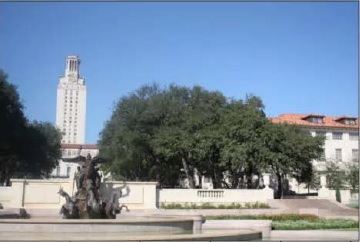
#> input picture Image_Panorama_Stitching/img1.jpg, 360 x 242 px
$ python test.py
#> lines starting #> are read from the running program, lines starting #| are printed output that depends on the picture
# -*- encoding: utf-8 -*-
"""
@Date ： 2020/10/4 18:57
@Author ： LGD
@File ：test.py
@IDE ：PyCharm
"""
import numpy as np
import cv2 as cv
import imutils


class Stitcher:

    def stitch(self, imgs, ratio=0.75, reprojThresh=4.0, showMatches=False):
        print('A')
        (img2, img1) = imgs
        # 获取关键点和描述符
        (kp1, des1) = self.detectAndDescribe(img1)
        (kp2, des2) = self.detectAndDescribe(img2)
        print(len(kp1), len(des1))
        print(len(kp2), len(des2))
        R = self.matchKeyPoints(kp1, kp2, des1, des2, ratio, reprojThresh)

        # 如果没有足够的最佳匹配点，M为None
        if R is None:
            return None
        (good, M, mask) = R
        print(M)
        # 对img1透视变换，M是ROI区域矩阵， 变换后的大小是(img1.w+img2.w, img1.h)
        result = cv.warpPerspective(img1, M, (img1.shape[1] + img2.shape[1], img1.shape[0]))
        # 将img2的值赋给结果图像
        result[0:img2.shape[0], 0:img2.shape[1]] = img2

        # 是否需要显示ROI区域
        if showMatches:
            vis = self.drawMatches(img1, img2, kp1, kp2, good, mask)
            return result, vis

        return result

    def detectAndDescribe(self, img):
        print('B')
        gray = cv.cvtColor(img, cv.COLOR_BGR2GRAY)

        # 使用SIFT检测特征
        sift = cv.SIFT_create()
        (kps, des) = sift.detectAndCompute(img, None)

        kps = np.float32([kp.pt for kp in kps])
        # 返回关键点和描述符
        return kps, des

    def matchKeyPoints(self, kp1, kp2, des1, des2, ratio, reprojThresh):
        print('C')
        # 初始化BF,因为使用的是SIFT ，所以使用默认参数
        matcher = cv.DescriptorMatcher_create('BruteForce')
        # bf = cv.BFMatcher()
        # matches = bf.knnMatch(des1, des2, k=2)
        matches = matcher.knnMatch(des1, des2, 2)  # ***********************************

        # 获取理想匹配
        good = []
        for m in matches:
            if len(m) == 2 and m[0].distance < ratio * m[1].distance:
                good.append((m[0].trainIdx, m[0].queryIdx))

        print(len(good))
        # 最少要有四个点才能做透视变换
        if len(good) > 4:
            # 获取关键点的坐标
            # src_pts = np.float32([kp1[m.queryIdx].pt for m in good]).reshape(-1, 1, 2)
            # dst_pts = np.float32([kp2[m.trainIdx].pt for m in good]).reshape(-1, 1, 2)
            src_pts = np.float32([kp1[i] for (_, i) in good])
            dst_pts = np.float32([kp2[i] for (i, _) in good])

            # 通过两个图像的关键点计算变换矩阵
            (M, mask) = cv.findHomography(src_pts, dst_pts, cv.RANSAC, reprojThresh)

            # 返回最佳匹配点、变换矩阵和掩模
            return good, M, mask
        # 如果不满足最少四个 就返回None
        return None

    def drawMatches(self, img1, img2, kp1, kp2, metches, mask):
        print('D')
        (hA, wA) = img1.shape[:2]
        (hB, wB) = img2.shape[:2]
        vis = np.zeros((max(hA, hB), wA + wB, 3), dtype='uint8')
        vis[0:hA, 0:wA] = img1
        vis[0:hB, wA:] = img2
        for ((trainIdx, queryIdx), s) in zip(metches, mask):
            if s == 1:
                ptA = (int(kp1[queryIdx][0]), int(kp1[queryIdx][1]))
                ptB = (int(kp2[trainIdx][0]) + wA, int(kp2[trainIdx][1]))
                cv.line(vis, ptA, ptB, (0, 255, 0), 1)

        return vis


def show():
    img1 = cv.imread('img1.jpg')
#> img1 is the input picture: shape (242, 360, 3); mean B, G, R 157.5, 138.1, 120.5
    img2 = cv.imread('img2.jpg')
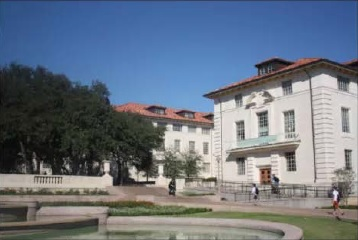
#> input picture Image_Panorama_Stitching/img2.jpg, 358 x 240 px
#> img2 is the input picture: shape (240, 358, 3); mean B, G, R 130.9, 117.1, 106.8
    img1 = imutils.resize(img1, width=400)
#> img1: shape (268, 400, 3)
    img2 = imutils.resize(img2, width=400)
#> img2: shape (268, 400, 3)

    stitched = Stitcher()
    # (result, vis) = stitched.stitch([img1, img2])
    (result, vis) = stitched.stitch([img1, img2], showMatches=True)
#> in detectAndDescribe, `gray = cv.cvtColor(img, cv.COLOR_BGR2GRAY)`:
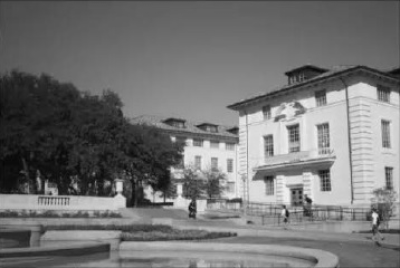
#> gray: shape (268, 400); min 6, max 242, mean 115.5
#> in detectAndDescribe, `(kps, des) = sift.detectAndCompute(img, None)`: kps = 783 keypoints; strongest (x, y, size): (375, 216, 4), (309, 200, 3.5), (171, 204, 2.7), (119, 186, 5.6)
#> in detectAndDescribe, `kps = np.float32([kp.pt for kp in kps])`: kps = 783 pairs, first value 3.53 to 395.9, second value 63.62 to 265.2
#> in stitch, `(kp1, des1) = self.detectAndDescribe(img1)`: kp1 has the same summary as kps in detectAndDescribe
#> in detectAndDescribe (call 2), `gray = cv.cvtColor(img, cv.COLOR_BGR2GRAY)`:
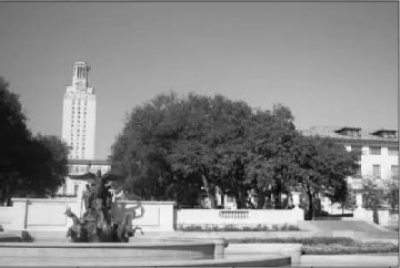
#> gray: shape (268, 400); min 3, max 250, mean 134.9
#> in detectAndDescribe (call 2), `(kps, des) = sift.detectAndCompute(img, None)`: kps = 856 keypoints; strongest (x, y, size): (283, 196, 3.5), (351, 215, 2.7), (327, 205, 8.5), (349, 148, 3.6)
#> in detectAndDescribe (call 2), `kps = np.float32([kp.pt for kp in kps])`: kps = 856 pairs, first value 5.19 to 396.6, second value 67.04 to 264.9
#> in stitch, `(kp2, des2) = self.detectAndDescribe(img2)`: kp2 has the same summary as kps in detectAndDescribe
#| 783 783
#| 856 856
#> in matchKeyPoints, `matches = matcher.knnMatch(des1, des2, 2)`: matches = 783 matches
#> after the loop in matchKeyPoints, `for m in matches:`: good = 139 pairs, first value 340 to 835, second value 0 to 766
#| 139
#> in matchKeyPoints, `src_pts = np.float32([kp1[i] for (_, i) in good])`: src_pts = 139 pairs, first value 3.53 to 386.1, second value 78.07 to 250.3
#> in matchKeyPoints, `dst_pts = np.float32([kp2[i] for (i, _) in good])`: dst_pts = 139 pairs, first value 203.1 to 391.5, second value 98.26 to 260.1
#> in matchKeyPoints, `(M, mask) = cv.findHomography(src_pts, dst_pts, cv.RANSAC, reprojThresh)`: M = [[0.756, 0.0389, 174.4], [-0.138, 0.905, 30.61], [-0.000553, -8.32e-05, 1]]; mask = 139 values, max 1 at index 1, min 0 at index 0, mean 0.928
#| [[ 7.56341223e-01  3.88547261e-02  1.74384562e+02]
#|  [-1.38128390e-01  9.04657277e-01  3.06143099e+01]
#|  [-5.53236590e-04 -8.31795099e-05  1.00000000e+00]]
#> in stitch, `result = cv.warpPerspective(img1, M, (img1.shape[1] + img2.shape[1], i..`:
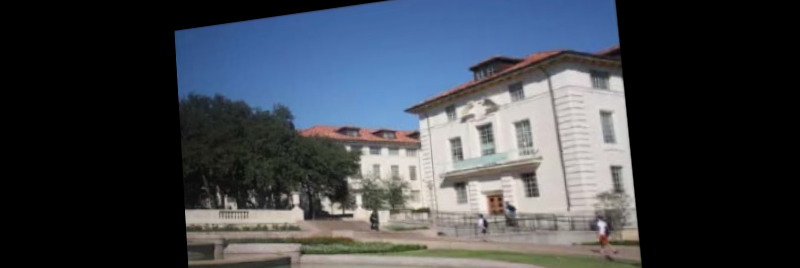
#> result: shape (268, 800, 3); mean B, G, R 74.4, 67.1, 62.1
#> in stitch, `result[0:img2.shape[0], 0:img2.shape[1]] = img2`:
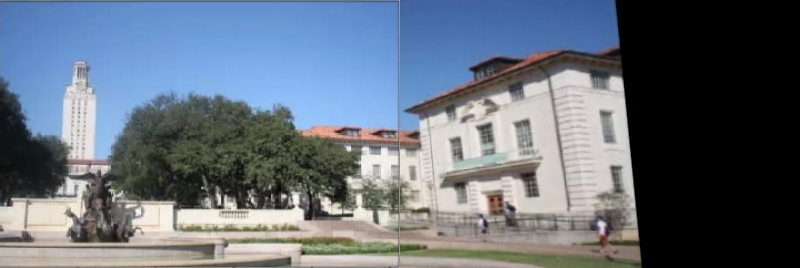
#> result: shape (268, 800, 3); mean B, G, R 122.9, 110.5, 100.4
#> in drawMatches, `vis[0:hB, wA:] = img2`:
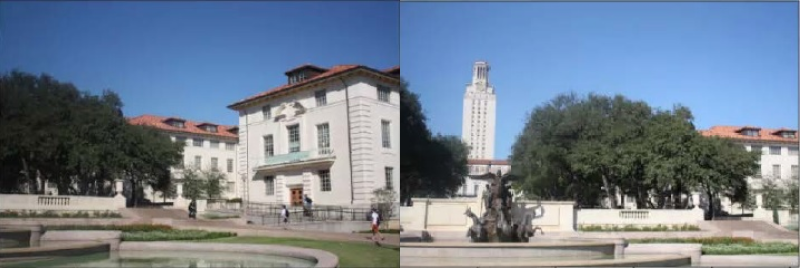
#> vis: shape (268, 800, 3); mean B, G, R 144.1, 127.5, 113.5
#> the loop in drawMatches, `for ((trainIdx, queryIdx), s) in zip(metches, mask):` made 139 passes
#> (trainIdx, queryIdx, s, ptA, ptB) on passes 2 to 13: (340, 3, [1], (19, 213), (603, 227)), (343, 8, [1], (22, 174), (603, 190)), (358, 9, [1], (23, 236), (608, 249)), (356, 15, [1], (26, 186), (607, 201)), (367, 19, [1], (27, 244), (612, 257)), (368, 20, [1], (27, 244), (612, 257)), (381, 26, [1], (32, 238), (617, 249)), (364, 28, [1], (32, 177), (612, 192)), (376, 29, [1], (33, 214), (615, 229)), (372, 31, [1], (35, 187), (615, 201)), (384, 33, [1], (36, 196), (617, 210)), (394, 38, [1], (38, 212), (621, 226))
#> (ptA, ptB) on passes 61 to 66: ((133, 186), (710, 198)), ((133, 190), (710, 203)), ((134, 216), (713, 228)), ((135, 199), (712, 212)), ((137, 234), (718, 247)), ((137, 234), (718, 247))
#> after the loop in drawMatches, `for ((trainIdx, queryIdx), s) in zip(metches, mask):`:
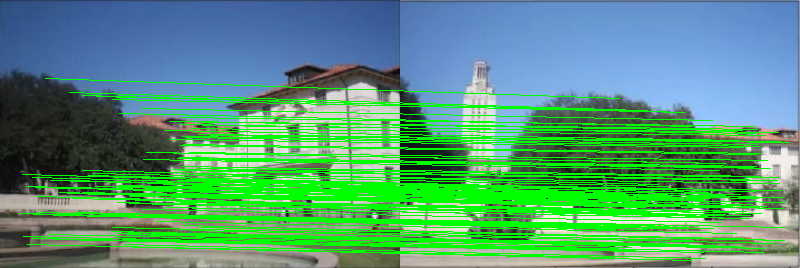
#> vis: shape (268, 800, 3); mean B, G, R 116.9, 154.8, 84.6

    cv.imshow('image A', img1)
    cv.imshow('image B', img2)
    cv.imshow('keyPoint Matches', vis)
    cv.imshow('Result', result)

    cv.waitKey(0)
    cv.destroyAllWindows()


if __name__ == '__main__':
    show()
